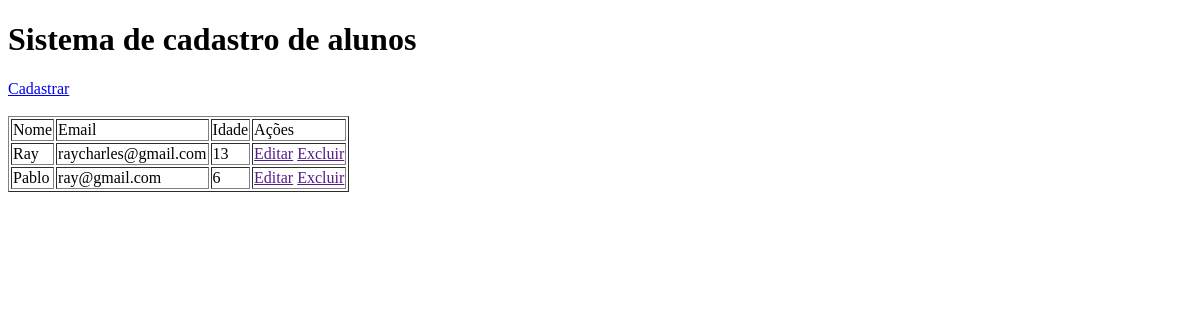
Before: / with the older database file.
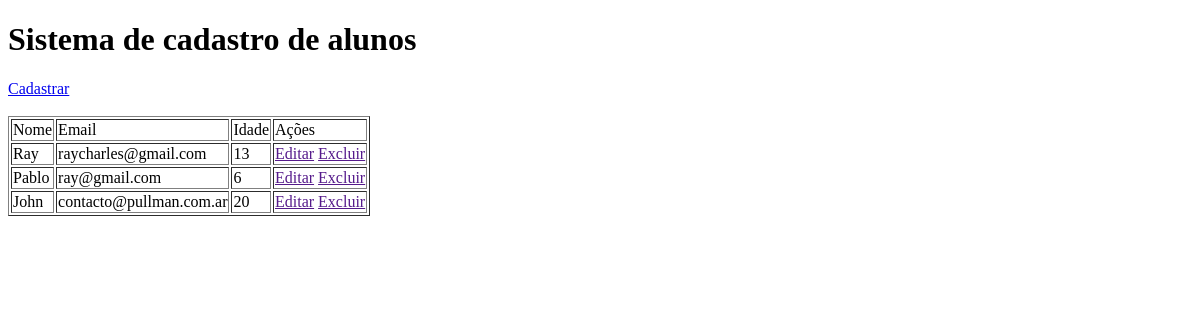
After: the same page with the newer database file.
### alunos/models.py (models this page shows, shortened)
class Aluno(models.Model):
    nome = models.CharField(max_length=200)
    email = models.CharField(max_length=200)
    idade = models.IntegerField()

### alunos/views.py (the view)
# urls.py: 2. Add a URL to urlpatterns:  path('', views.home, name='home')
def home(request):
    alunos = Aluno.objects.all() #Tras todo mundo na class Aluno
    dados = {
        "alunos":alunos #   "No html":variavel alunos iniciada acima em  alunos = Aluno.objects.all()
    }
    return render(request, "home.html", dados)

### templates/home.html (shortened to what this page needs)
<!DOCTYPE html>
<html lang="en">
<head>
</head>
<body>
    <h1>Sistema de cadastro de alunos</h1>
    <a href="{% url 'cadastro' %}">Cadastrar</a>
    <br>
    <br>
    <table border="1">
        <tr>
            <td> Nome </td>
            <td> Email </td>
            <td> Idade </td>
            <td> Ações </td>
        </tr>
        {% for aluno in alunos %}
        <tr>
            <td> {{aluno.nome}} </td>
            <td> {{aluno.email}} </td>
            <td> {{aluno.idade}} </td>
            <td>
                <a href="">Editar</a>
                <a href="">Excluir</a>
            </td>
        </tr>
        {% endfor %}
    </table>
</body>
</html>

Changed rows visible on the page:
added Aluno: nome "John", email "contacto@pullman.com.ar", idade "20"
